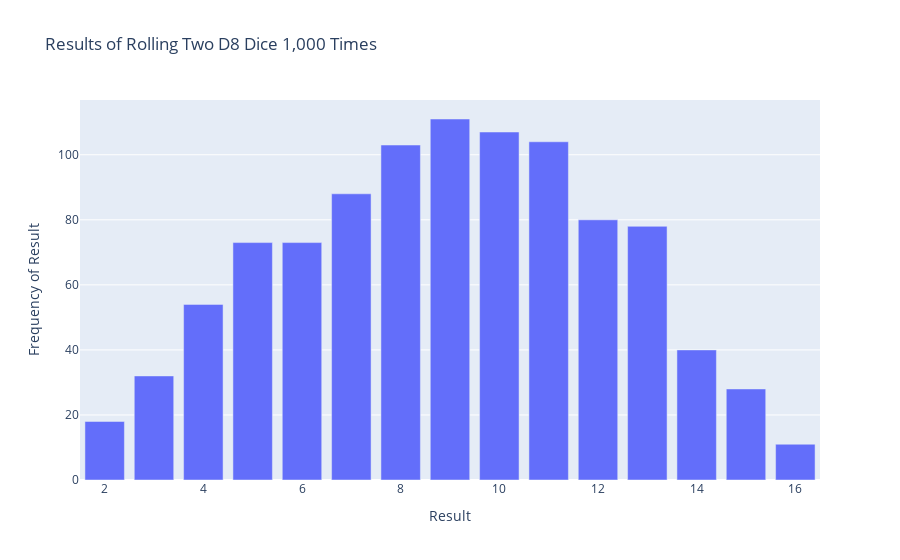

Notebook cell for this chart:
### Markdown cell above
Two D8s: Create a simulation showing what happens when you roll two
eight-sided dice 1,000 times. Try to picture what you think the visualization will
look like before you run the simulation, then see if your intuition was correct.
Gradually increase the number of rolls until you start to see the limits of your
system’s capabilities.

### Code cell
# Create a D8 dice.
die_1 = Die(8)
die_2 = Die(8)
# Make some rolls, and store results in a list.
results = []
for roll_num in range(1000):
 result = die_1.roll() + die_2.roll()
 results.append(result)

frequencies = []
max_result = die_1.num_sides + die_2.num_sides
poss_results = range(2, max_result+1)
for value in poss_results:
 frequency = results.count(value)
 frequencies.append(frequency)

# Visualize the results.
title = "Results of Rolling Two D8 Dice 1,000 Times"
labels = {'x': 'Result', 'y': 'Frequency of Result'}
fig = px.bar(x=poss_results, y=frequencies, title=title, labels=labels)
fig.show()

### Figure 1 — Plotly figure (JSON) as saved in the notebook; plotly's stock layout.template omitted (floating-point values rounded to 4 significant figures)
{"data": [{"hovertemplate": "Result=%{x}<br>Frequency of Result=%{y}<extra></extra>", "legendgroup": "", "marker": {"color": "#636efa", "pattern": {"shape": ""}}, "name": "", "orientation": "v", "showlegend": false, "textposition": "auto", "type": "bar", "x": [2, 3, 4, 5, 6, 7, 8, 9, 10, 11, 12, 13, 14, 15, 16], "xaxis": "x", "y": [18, 32, 54, 73, 73, 88, 103, 111, 107, 104, 80, 78, 40, 28, 11], "yaxis": "y"}], "layout": {"barmode": "relative", "legend": {"tracegroupgap": 0}, "title": {"text": "Results of Rolling Two D8 Dice 1,000 Times"}, "xaxis": {"anchor": "y", "domain": [0, 1], "title": {"text": "Result"}}, "yaxis": {"anchor": "x", "domain": [0, 1], "title": {"text": "Frequency of Result"}}}}
